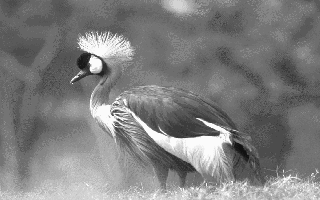
#> input picture bird.bmp, 320 x 200 px
$ python ex3.py
#> lines starting #> are read from the running program, lines starting #| are printed output that depends on the picture
#> further down, raw is the input picture: shape (200, 320); min 17, max 251, mean 126.1
import cv2
import matplotlib
import matplotlib.pyplot as plt
import numpy as np


# 实验三：平滑消噪处理


# 用于邻域平均消噪的函数
# 传入参数： rawImage：原始的灰度图
#           template：模板
#           threshold：阈值，默认为0
# 返回值为变换后的图
def deNoiseByAverage(rawImage, template, threshold=0):
#> called with template = array of shape (3, 3), threshold = 0
    raw_height = rawImage.shape[0]  # 获取原图像的高度
#> raw_height = 200
    raw_width = rawImage.shape[1]  # 获取原图像的宽度
#> raw_width = 320
    H_height = template.shape[0]  # 获取模板的高度
    H_width = template.shape[1]  # 获取模板的宽度
    if (H_height % 2 == 0) or (H_width % 2 == 0):
        exit("\n错误，模板的长宽应当为奇数！\n")
        return

    # 把原图四周拓展一圈
    raw_expand = rawImage
    expansion = raw_expand[0: int(H_height/2), 0: raw_width]
    raw_expand = np.r_[expansion, raw_expand]
    expansion = raw_expand[raw_height: raw_height + int(H_height/2),
                           0: raw_width]
    raw_expand = np.r_[raw_expand, expansion]
#> raw_expand: shape (202, 320)
    expansion = raw_expand[0: raw_height + H_height - 1, 0: int(H_width/2)]
#> expansion = 202 values, max 211 at index 193, min 90 at index 0, mean 115.1
    raw_expand = np.c_[expansion, raw_expand]
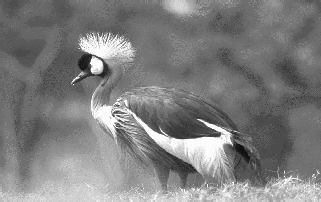
#> raw_expand: shape (202, 321); min 17, max 251, mean 126.4
    expansion = raw_expand[0: raw_height + H_height - 1,
                           raw_width: raw_width+int(H_width/2)]
#> expansion = 202 values, max 228 at index 199, min 68 at index 97, mean 112.9
    raw_expand = np.c_[raw_expand, expansion]
#> raw_expand: shape (202, 322)

    aft = np.zeros((raw_height, raw_width), dtype='uint8')  # 新建一个和原图大小一样的全零矩阵

    for r in range(0, raw_height):  # 遍历每个像素
        for c in range(0, raw_width):
            temp = 0
            for i in range(0, H_height):  # 将该像素周围的灰度与模板中对应的值相乘然后相加
                for j in range(0, H_width):
                    temp = temp + template[i][j] * raw_expand[r + i][c + j]
            if temp > 255:  # 防止灰度值超出范围
                temp = 255
            if temp < 0:
                temp = 0
            if abs(rawImage[r][c]-temp) > threshold:
                aft[r][c] = temp  # 把值赋给表示变换后的图像的矩阵
            else:
                aft[r][c] = rawImage[r][c]
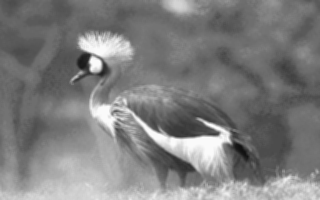
#> aft: shape (200, 320); min 17, max 250, mean 125.6
    return aft


# 直接执行该文件时运行下列代码
if __name__ == '__main__':
    # 导入图片
    raw = cv2.imread("./bird.bmp", 0)  # 0表示以灰度图形式导入，导入后raw是一个二维矩阵

    # 此部分为实际处理
    H0 = np.array(
        [[1/9, 1/9, 1/9],
         [1/9, 1/9, 1/9],
         [1/9, 1/9, 1/9]])  # 平滑模板
    aft1 = deNoiseByAverage(raw, H0)

    H2 = np.array(
        [[1/16, 2/16, 1/16],
         [2/16, 4/16, 2/16],
         [1/16, 2/16, 1/16]])  # 高斯模板
    aft2 = deNoiseByAverage(raw, H2)

    HXX = np.array(
        [[1/49, 1/49, 1/49, 1/49, 1/49, 1/49, 1/49],
         [1/49, 1/49, 1/49, 1/49, 1/49, 1/49, 1/49],
         [1/49, 1/49, 1/49, 1/49, 1/49, 1/49, 1/49],
         [1/49, 1/49, 1/49, 1/49, 1/49, 1/49, 1/49],
         [1/49, 1/49, 1/49, 1/49, 1/49, 1/49, 1/49],
         [1/49, 1/49, 1/49, 1/49, 1/49, 1/49, 1/49],
         [1/49, 1/49, 1/49, 1/49, 1/49, 1/49, 1/49]])  # 随便玩玩的模板
    th3 = 0  # XXX:在这里改阈值
    th4 = 10
    th5 = 20
    aft3 = deNoiseByAverage(raw, HXX, th3)
#> call 3 of deNoiseByAverage, with template = array of shape (7, 7), threshold = 0
#> in deNoiseByAverage (call 3), `raw_expand = np.r_[raw_expand, expansion]`:
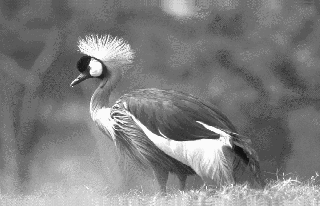
#> raw_expand: shape (206, 320); min 17, max 251, mean 127.1
#> in deNoiseByAverage (call 3), `expansion = raw_expand[0: raw_height + H_height - 1, 0: int(H_width/2)]`: expansion = 206 rows, first 8: [90, 90, 85], [90, 90, 90], [90, 90, 90], [90, 90, 85], [90, 90, 90], [90, 90, 90], [90, 90, 90], [102, 90, 90]
#> in deNoiseByAverage (call 3), `raw_expand = np.c_[expansion, raw_expand]`:
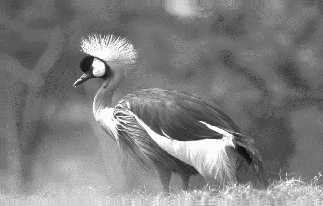
#> raw_expand: shape (206, 323); min 17, max 251, mean 127
#> in deNoiseByAverage (call 3), `expansion = raw_expand[0: raw_height + H_height - 1, raw_width: raw_wi..`: expansion = 206 rows, first 8: [90, 90, 102], [90, 90, 90], [90, 90, 90], [90, 90, 102], [90, 90, 90], [90, 90, 90], [90, 90, 90], [102, 90, 90]
#> in deNoiseByAverage (call 3), `raw_expand = np.c_[raw_expand, expansion]`:
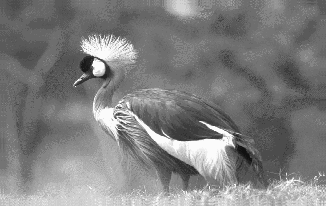
#> raw_expand: shape (206, 326); min 17, max 251, mean 126.9
#> after the loop in deNoiseByAverage (call 3), `for r in range(0, raw_height):`:
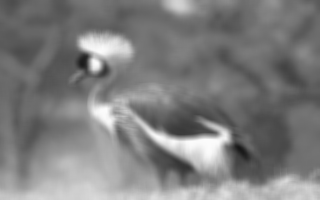
#> aft: shape (200, 320); min 22, max 251, mean 125.6
    aft4 = deNoiseByAverage(raw, HXX, th4)
#> in deNoiseByAverage (call 4), `expansion = raw_expand[0: raw_height + H_height - 1, 0: int(H_width/2)]`: expansion = 206 rows, first 8: [90, 90, 85], [90, 90, 90], [90, 90, 90], [90, 90, 85], [90, 90, 90], [90, 90, 90], [90, 90, 90], [102, 90, 90]
#> in deNoiseByAverage (call 4), `expansion = raw_expand[0: raw_height + H_height - 1, raw_width: raw_wi..`: expansion = 206 rows, first 8: [90, 90, 102], [90, 90, 90], [90, 90, 90], [90, 90, 102], [90, 90, 90], [90, 90, 90], [90, 90, 90], [102, 90, 90]
    aft5 = deNoiseByAverage(raw, HXX, th5)
#> in deNoiseByAverage (call 5), `expansion = raw_expand[0: raw_height + H_height - 1, 0: int(H_width/2)]`: expansion = 206 rows, first 8: [90, 90, 85], [90, 90, 90], [90, 90, 90], [90, 90, 85], [90, 90, 90], [90, 90, 90], [90, 90, 90], [102, 90, 90]
#> in deNoiseByAverage (call 5), `expansion = raw_expand[0: raw_height + H_height - 1, raw_width: raw_wi..`: expansion = 206 rows, first 8: [90, 90, 102], [90, 90, 90], [90, 90, 90], [90, 90, 102], [90, 90, 90], [90, 90, 90], [90, 90, 90], [102, 90, 90]

    # 以下代码用于显示图片
    matplotlib.rcParams['font.sans-serif'] = ['SimHei']   # 用黑体显示中文
    matplotlib.rcParams['axes.unicode_minus'] = False     # 正常显示负号

    plt.subplot(2, 3, 1)
    plt.imshow(cv2.cvtColor(raw, cv2.COLOR_GRAY2RGB))
    plt.title("原始图像")

    plt.subplot(2, 3, 2)
    plt.imshow(cv2.cvtColor(aft1, cv2.COLOR_GRAY2RGB))
    plt.title("3*3平滑模板消噪之后")

    plt.subplot(2, 3, 3)
    plt.imshow(cv2.cvtColor(aft2, cv2.COLOR_GRAY2RGB))
    plt.title("3*3高斯模板消噪之后")

    plt.subplot(2, 3, 4)
    plt.imshow(cv2.cvtColor(aft3, cv2.COLOR_GRAY2RGB))
    plt.title("7*7平滑模板 阈值" + str(th3))

    plt.subplot(2, 3, 5)
    plt.imshow(cv2.cvtColor(aft4, cv2.COLOR_GRAY2RGB))
    plt.title("7*7平滑模板 阈值" + str(th4))

    plt.subplot(2, 3, 6)
    plt.imshow(cv2.cvtColor(aft5, cv2.COLOR_GRAY2RGB))
    plt.title("7*7平滑模板 阈值" + str(th5))

    plt.show()
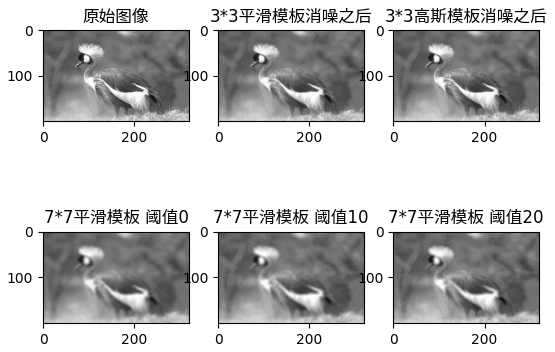
#> figure drawn by matplotlib, 6 panels

$ run again, with ColorFlower.bmp copied over bird.bmp
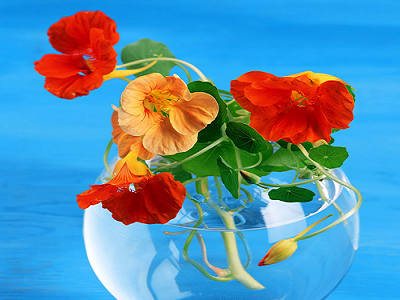
#> input picture ColorFlower.bmp, 400 x 300 px
#> in deNoiseByAverage, `expansion = raw_expand[0: raw_height + H_height - 1, 0: int(H_width/2)]`: expansion = 302 values, max 157 at index 121, min 107 at index 293, mean 133.5
#> in deNoiseByAverage, `expansion = raw_expand[0: raw_height + H_height - 1, raw_width: raw_wi..`: expansion = 302 values, max 164 at index 248, min 120 at index 34, mean 146.6
#> in deNoiseByAverage (call 3), `expansion = raw_expand[0: raw_height + H_height - 1, 0: int(H_width/2)]`: expansion = 306 rows, first 8: [121, 121, 121], [121, 121, 121], [120, 121, 120], [121, 121, 121], [121, 121, 121], [120, 121, 120], [121, 119, 121], [121, 118, 119]
#> in deNoiseByAverage (call 3), `raw_expand = np.c_[expansion, raw_expand]`:
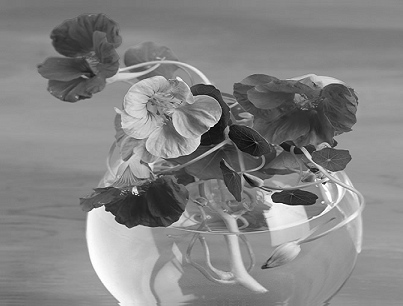
#> raw_expand: shape (306, 403); min 0, max 255, mean 132.5
#> in deNoiseByAverage (call 3), `expansion = raw_expand[0: raw_height + H_height - 1, raw_width: raw_wi..`: expansion = 306 rows, first 8: [136, 135, 136], [138, 137, 137], [140, 140, 138], [136, 135, 136], [138, 137, 137], [140, 140, 138], [139, 139, 137], [138, 138, 139]
#> after the loop in deNoiseByAverage (call 3), `for r in range(0, raw_height):`:
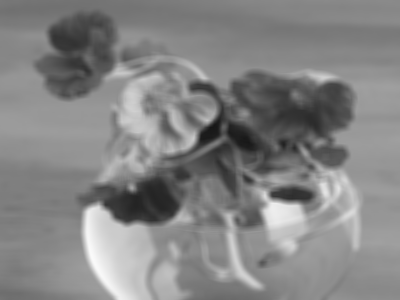
#> aft: shape (300, 400); min 22, max 250, mean 132
#> in deNoiseByAverage (call 4), `expansion = raw_expand[0: raw_height + H_height - 1, 0: int(H_width/2)]`: expansion = 306 rows, first 8: [121, 121, 121], [121, 121, 121], [120, 121, 120], [121, 121, 121], [121, 121, 121], [120, 121, 120], [121, 119, 121], [121, 118, 119]
#> in deNoiseByAverage (call 4), `expansion = raw_expand[0: raw_height + H_height - 1, raw_width: raw_wi..`: expansion = 306 rows, first 8: [136, 135, 136], [138, 137, 137], [140, 140, 138], [136, 135, 136], [138, 137, 137], [140, 140, 138], [139, 139, 137], [138, 138, 139]
#> in deNoiseByAverage (call 5), `expansion = raw_expand[0: raw_height + H_height - 1, 0: int(H_width/2)]`: expansion = 306 rows, first 8: [121, 121, 121], [121, 121, 121], [120, 121, 120], [121, 121, 121], [121, 121, 121], [120, 121, 120], [121, 119, 121], [121, 118, 119]
#> in deNoiseByAverage (call 5), `expansion = raw_expand[0: raw_height + H_height - 1, raw_width: raw_wi..`: expansion = 306 rows, first 8: [136, 135, 136], [138, 137, 137], [140, 140, 138], [136, 135, 136], [138, 137, 137], [140, 140, 138], [139, 139, 137], [138, 138, 139]
